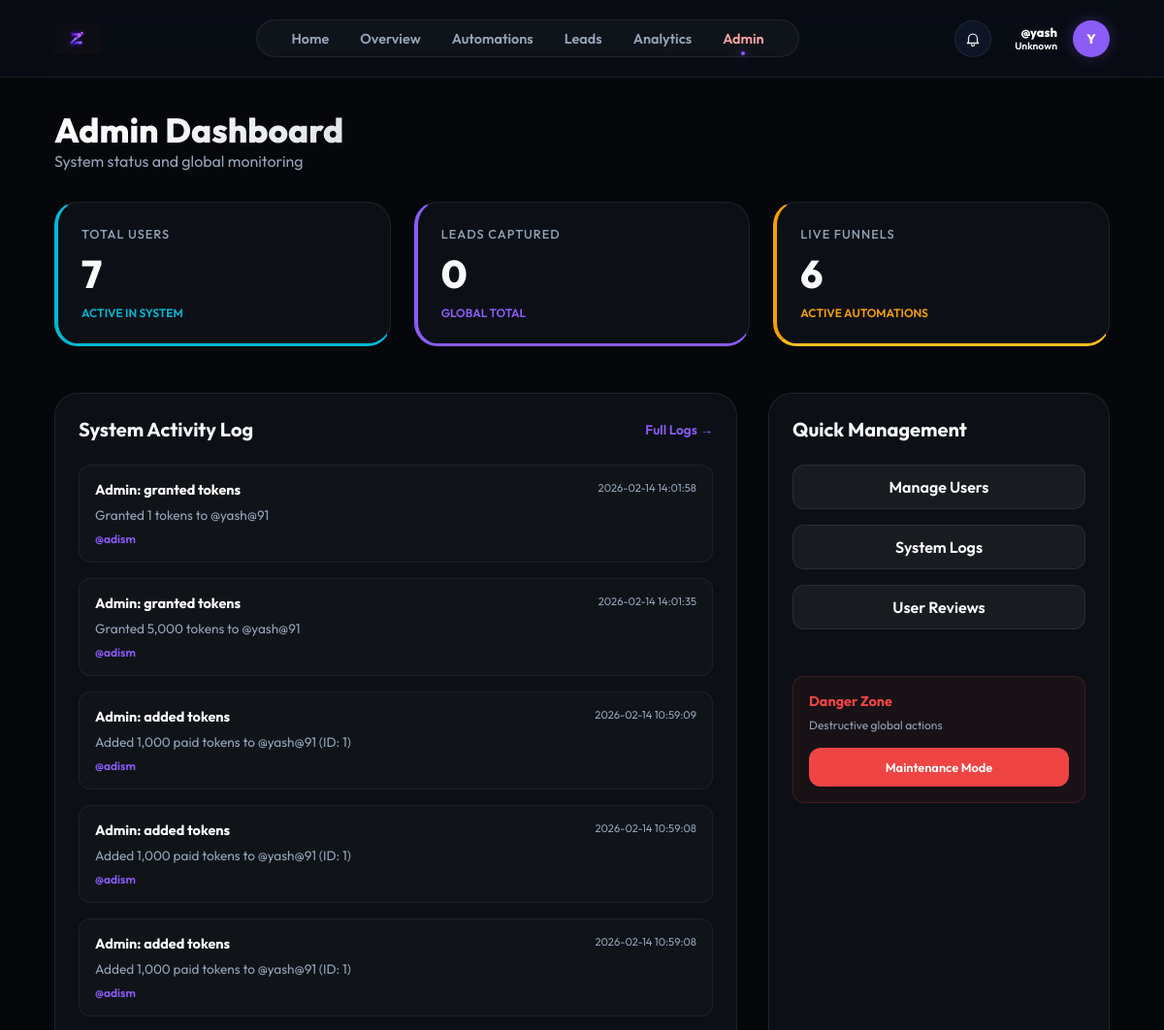
The app's page /admin (signed in, upper part), older data.
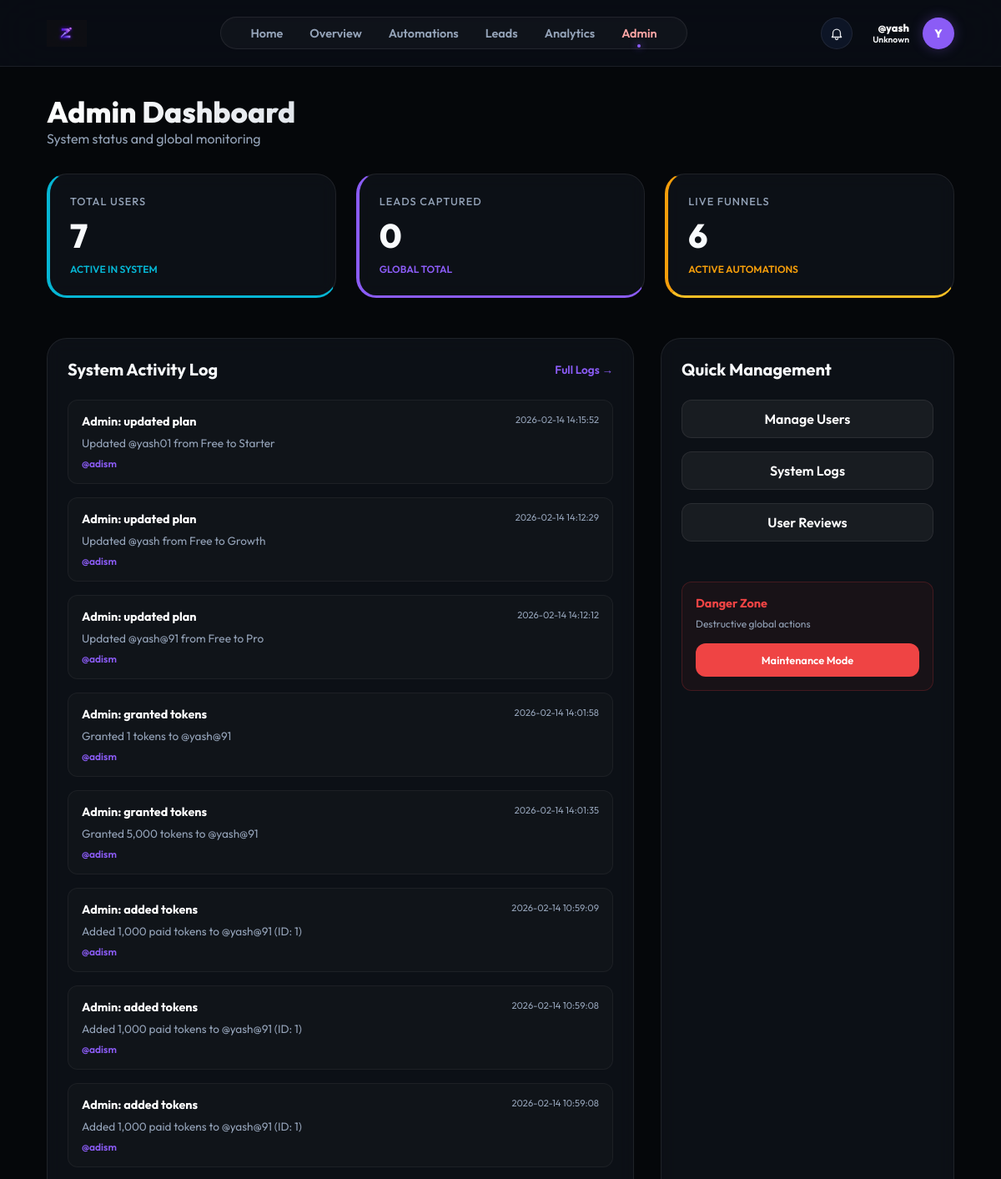
The same page, newer data.
### models.py (models this page shows)
class User(db.Model):
    id = db.Column(db.Integer, primary_key=True)
    username = db.Column(db.String(80), unique=True, nullable=False)
    email = db.Column(db.String(120), unique=True)
    password_hash = db.Column(db.String(256))
    full_name = db.Column(db.String(100))
    fb_user_id = db.Column(db.String(120), unique=True)
    ig_user_id = db.Column(db.String(120), unique=True)
    fb_access_token = db.Column(db.Text)
    ig_access_token = db.Column(db.Text)
    token_expires_at = db.Column(db.DateTime)
    ig_username = db.Column(db.String(100))  # Store Instagram username separately
    ig_password_encrypted = db.Column(db.Text)  # Encrypted password
    ig_session_data = db.Column(db.Text)  # Store session data for direct API
    plan = db.Column(db.String(50), default="Free")
    used_founding_coupon = db.Column(db.Boolean, default=False)
    niche = db.Column(db.String(50))
    bio = db.Column(db.Text)
    avatar = db.Column(db.String(10))
    followers = db.Column(db.Integer, default=0)
    following = db.Column(db.Integer, default=0)
    free_tokens = db.Column(db.Integer, default=4000)
    paid_tokens = db.Column(db.Integer, default=0)
    tokens_reset_at = db.Column(db.DateTime, default=datetime.utcnow)
    is_admin = db.Column(db.Boolean, default=False)
    funnels = db.relationship('Funnel', backref='owner', lazy=True)
    leads = db.relationship('Lead', backref='owner', lazy=True)

class ActivityLog(db.Model):
    __tablename__ = 'activity_log'
    id = db.Column(db.Integer, primary_key=True)
    user_id = db.Column(db.Integer, db.ForeignKey('user.id'), nullable=True)
    action = db.Column(db.String(100), nullable=False)
    details = db.Column(db.Text)
    timestamp = db.Column(db.DateTime, default=datetime.utcnow)
    user = db.relationship('User', backref=db.backref('activities', lazy=True))

### app.py (the view)
@app.route('/admin')
@admin_required
def admin_dashboard():
    users_count = User.query.count()
    leads_count = Lead.query.count()
    funnels_count = Funnel.query.count()
    activities = ActivityLog.query.order_by(ActivityLog.timestamp.desc()).limit(20).all()
    user = User.query.get(session['user_id'])
    return render_template('admin.html',
                          user=user,
                          users_count=users_count,
                          leads_count=leads_count,
                          funnels_count=funnels_count,
                          activities=activities)

### app.py (called while the page is built)
def admin_required(f):
    @wraps(f)
    def decorated_function(*args, **kwargs):
        if 'user_id' not in session:
            return redirect(url_for('login_ui'))
        user = User.query.get(session['user_id'])
        if not user or not user.is_admin:
            abort(403)
        return f(*args, **kwargs)
    return decorated_function

### templates/admin.html (shortened to what this page needs)
{% extends "base.html" %}
{% block content %}
<div class="admin-container">
    <div class="header-section" style="margin-bottom: 2rem;">
        <h1
            style="font-size: 2.2rem; font-weight: 800; background: linear-gradient(to right, #fff, #94a3b8); -webkit-background-clip: text; -webkit-text-fill-color: transparent;">
            Admin Dashboard</h1>
        <p style="color: var(--text-secondary);">System status and global monitoring</p>
    </div>
    <div class="stats-grid"
        style="display: grid; grid-template-columns: repeat(auto-fit, minmax(240px, 1fr)); gap: 1.5rem; margin-bottom: 3rem;">
        <div class="card stat-card glow-cyan" style="border-left: 4px solid #06b6d4;">
            <p class="stat-label"
                style="font-size: 0.8rem; color: var(--text-secondary); text-transform: uppercase; letter-spacing: 1px;">
                Total Users</p>
            <h2 class="stat-value" style="font-size: 2.5rem; margin: 0.5rem 0;">{{ users_count }}</h2>
            <div style="font-size: 0.75rem; color: #06b6d4; font-weight: 600;">ACTIVE IN SYSTEM</div>
        </div>
        <div class="card stat-card glow-purple" style="border-left: 4px solid #8b5cf6;">
            <p class="stat-label"
                style="font-size: 0.8rem; color: var(--text-secondary); text-transform: uppercase; letter-spacing: 1px;">
                Leads Captured</p>
            <h2 class="stat-value" style="font-size: 2.5rem; margin: 0.5rem 0;">{{ leads_count }}</h2>
            <div style="font-size: 0.75rem; color: #8b5cf6; font-weight: 600;">GLOBAL TOTAL</div>
        </div>
        <div class="card stat-card glow-gold" style="border-left: 4px solid #f59e0b;">
            <p class="stat-label"
                style="font-size: 0.8rem; color: var(--text-secondary); text-transform: uppercase; letter-spacing: 1px;">
                Live Funnels</p>
            <h2 class="stat-value" style="font-size: 2.5rem; margin: 0.5rem 0;">{{ funnels_count }}</h2>
            <div style="font-size: 0.75rem; color: #f59e0b; font-weight: 600;">ACTIVE AUTOMATIONS</div>
        </div>
    </div>
    <div style="display: grid; grid-template-columns: 2fr 1fr; gap: 2rem;">
        <div class="card">
            <div class="card-header"
                style="display: flex; justify-content: space-between; align-items: center; margin-bottom: 1.5rem;">
                <h3 style="font-size: 1.25rem; font-weight: 700;">System Activity Log</h3>
                <a href="/admin/activities"
                    style="color: var(--accent-purple); font-size: 0.85rem; text-decoration: none; font-weight: 600;">Full
                    Logs →</a>
            </div>
            <div style="display: flex; flex-direction: column; gap: 1rem;">
                {% for log in activities %}
                <div
                    style="padding: 1rem; background: rgba(255,255,255,0.02); border-radius: 12px; border: 1px solid rgba(255,255,255,0.05);">
                    <div
                        style="display: flex; justify-content: space-between; align-items: flex-start; margin-bottom: 0.5rem;">
                        <span style="font-weight: 700; color: #fff; font-size: 0.9rem;">{{ log.action }}</span>
                        <span style="font-size: 0.7rem; color: var(--text-secondary);">{{
                            log.timestamp.strftime('%Y-%m-%d %H:%M:%S') }}</span>
                    </div>
                    <p style="font-size: 0.85rem; color: var(--text-secondary); margin: 0;">{{ log.details }}</p>
                    {% if log.user %}
                    <div style="margin-top: 0.5rem; font-size: 0.75rem;">
                        <span style="color: var(--accent-purple); font-weight: 600;">@{{ log.user.username }}</span>
                    </div>
                    {% endif %}
                </div>
                {% endfor %}
            </div>
        </div>
        <div class="card">
            <h3 style="font-size: 1.25rem; font-weight: 700; margin-bottom: 1.5rem;">Quick Management</h3>
            <div style="display: flex; flex-direction: column; gap: 1rem;">
                <a href="/admin/users" class="btn"
                    style="text-align: center; text-decoration: none; background: rgba(255,255,255,0.05); border: 1px solid var(--glass-border); color: #fff;">
                    Manage Users
                </a>
                <a href="/admin/activities" class="btn"
                    style="text-align: center; text-decoration: none; background: rgba(255,255,255,0.05); border: 1px solid var(--glass-border); color: #fff;">
                    System Logs
                </a>
                <a href="/admin/reviews" class="btn"
                    style="text-align: center; text-decoration: none; background: rgba(255,255,255,0.05); border: 1px solid var(--glass-border); color: #fff;">
                    User Reviews
                </a>
                <div
                    style="margin-top: 2rem; padding: 1rem; background: rgba(239, 68, 68, 0.05); border-radius: 12px; border: 1px solid rgba(239, 68, 68, 0.2);">
                    <h4 style="color: #ef4444; font-size: 0.9rem; margin-bottom: 0.5rem;">Danger Zone</h4>
                    <p style="font-size: 0.75rem; color: var(--text-secondary); margin-bottom: 1rem;">Destructive global
                        actions</p>
                    <button class="btn btn-primary" style="width: 100%; background: #ef4444; font-size: 0.8rem;"
                        onclick="alert('System lockdown feature coming soon...')">Maintenance Mode</button>
                </div>
            </div>
        </div>
    </div>
</div>
{% endblock %}

### templates/base.html (shortened to what this page needs)
<!DOCTYPE html>
<html lang="en">
<head>
    <link rel="stylesheet" href="{{ url_for('static', filename='css/style.css') }}">
</head>
<body>
    <nav class="top-nav">
        <a href="/dashboard" class="nav-brand">
            <img src="{{ url_for('static', filename='img/logo.png') }}" alt="ZenFlow"
                style="height: 32px; width: auto;">
        </a>
        <div class="nav-links">
            <a href="/" class="nav-link {% if request.path == '/' %}active{% endif %}">Home</a>
            <a href="/dashboard" class="nav-link {% if request.path == '/dashboard' %}active{% endif %}">Overview</a>
            <a href="/automations"
                class="nav-link {% if request.path == '/automations' %}active{% endif %}">Automations</a>
            <a href="/leads" class="nav-link {% if request.path == '/leads' %}active{% endif %}">Leads</a>
            <a href="/analytics" class="nav-link {% if request.path == '/analytics' %}active{% endif %}">Analytics</a>
            {% if user.is_admin %}
            <a href="/admin" class="nav-link {% if request.path.startswith('/admin') %}active{% endif %}"
                style="color: #fca5a5;">Admin</a>
            {% endif %}
        </div>
        <div class="nav-user" style="position: relative;">
            <button id="notif-bell" aria-label="Notifications"
                style="width:38px; height:38px; border-radius:999px; border:1px solid var(--glass-border); background:rgba(15,23,42,0.9); display:flex; align-items:center; justify-content:center; cursor:pointer; padding:0; margin-right: 0.5rem;">
            </button>
            <div class="nav-user" style="position: relative; cursor: pointer;" onclick="toggleProfileDropdown(event)">
                <div style="text-align: right;">
                    <p style="font-size: 0.8rem; font-weight: 800; margin: 0; color: white;">@{{ user.username }}</p>
                    <p style="font-size: 0.65rem; color: {{ user.niche_color }}; margin: 0; font-weight: 600;">{{
                        user.niche
                        }}</p>
                </div>
                <div class="nav-avatar">{{ user.avatar or user.username[0]|upper }}</div>
            </div>
    </nav>
    <div class="app-container">
        <main class="main-content">
            {% block content %}{% endblock %}
        </main>
    </div>
</body>
</html>

### static/css/style.css (style rules this page uses)
:root { --bg-dark: #05070a; --card-bg: rgba(16, 20, 28, 0.7); --accent-purple: #8b5cf6; --accent-cyan: #06b6d4; --accent-gold: #fbbf24; --text-primary: #f8fafc; --text-secondary: #94a3b8; --sidebar-width: 260px; --glass-border: rgba(255, 255, 255, 0.08); }
* { margin: 0; padding: 0; box-sizing: border-box; font-family: 'Outfit', sans-serif; }
body { background-color: var(--bg-dark); color: var(--text-primary); overflow-x: hidden; }
.app-container { display: flex; min-height: 100vh; }
.main-content { flex-grow: 1; margin-left: var(--sidebar-width); padding: 2.5rem 3.5rem; }
.btn { padding: 0.75rem 1.5rem; border-radius: 12px; border: none; font-weight: 600; cursor: pointer; transition: all 0.3s ease; }
.btn-primary { background: linear-gradient(135deg, var(--accent-purple), var(--accent-purple-dark)); background-color: var(--accent-purple); color: white; }
.card { background: var(--card-bg); border: 1px solid var(--glass-border); border-radius: 24px; padding: 1.5rem; backdrop-filter: blur(10px); transition: transform 0.3s ease, border-color 0.3s ease; }
.stat-card { display: flex; flex-direction: column; justify-content: space-between; position: relative; overflow: hidden; }
.stat-label { color: var(--text-secondary); font-size: 0.9rem; font-weight: 500; }
.stat-value { font-size: 2.5rem; font-weight: 800; margin: 0.5rem 0; }
.glow-purple { border-bottom: 3px solid var(--accent-purple); }
.glow-cyan { border-bottom: 3px solid var(--accent-cyan); }
.glow-gold { border-bottom: 3px solid var(--accent-gold); }
.card-header { display: flex; justify-content: space-between; align-items: center; margin-bottom: 1.5rem; }

### templates/base.html (style rules this page uses)
.app-container { flex-direction: column; }
.main-content { margin-left: 0; padding: 2rem 3.5rem; width: 100%; max-width: 1400px; margin: 0 auto; }
.top-nav { display: flex; justify-content: space-between; align-items: center; padding: 1.25rem 3.5rem; background: rgba(10, 14, 22, 0.85); backdrop-filter: blur(30px); border-bottom: 1px solid var(--glass-border); position: sticky; top: 0; z-index: 1000; }
.nav-brand { display: flex; align-items: center; gap: 1rem; text-decoration: none; color: white; font-weight: 800; font-size: 1.4rem; }
.nav-links { display: flex; gap: 2rem; background: rgba(255, 255, 255, 0.03); padding: 0.6rem 2.2rem; border-radius: 40px; border: 1px solid var(--glass-border); box-shadow: inset 0 0 10px rgba(255, 255, 255, 0.02); }
.nav-link { text-decoration: none; color: var(--text-secondary); font-weight: 600; font-size: 0.9rem; transition: all 0.3s cubic-bezier(0.4, 0, 0.2, 1); position: relative; }
.nav-link.active { color: var(--text-primary); }
.nav-link.active::after { content: ''; position: absolute; bottom: -8px; left: 50%; transform: translateX(-50%); width: 4px; height: 4px; background: var(--accent-purple); border-radius: 50%; box-shadow: 0 0 10px var(--accent-purple); }
.nav-user { display: flex; align-items: center; gap: 1rem; }
.nav-avatar { width: 38px; height: 38px; background: var(--accent-purple); border-radius: 50%; display: flex; align-items: center; justify-content: center; font-weight: 800; font-size: 0.85rem; color: white; box-shadow: 0 0 15px rgba(139, 92, 246, 0.3); }

Row changes from the older to the newer data that the page shows:
added ActivityLog: action "Admin: updated plan", timestamp "2026-02-14 14:15:52", details "Updated @yash01 from Free to Starter", user.username "adism"
added ActivityLog: action "Admin: updated plan", timestamp "2026-02-14 14:12:29", details "Updated @yash from Free to Growth", user.username "adism"
added ActivityLog: action "Admin: updated plan", timestamp "2026-02-14 14:12:12", details "Updated @yash@91 from Free to Pro", user.username "adism"
